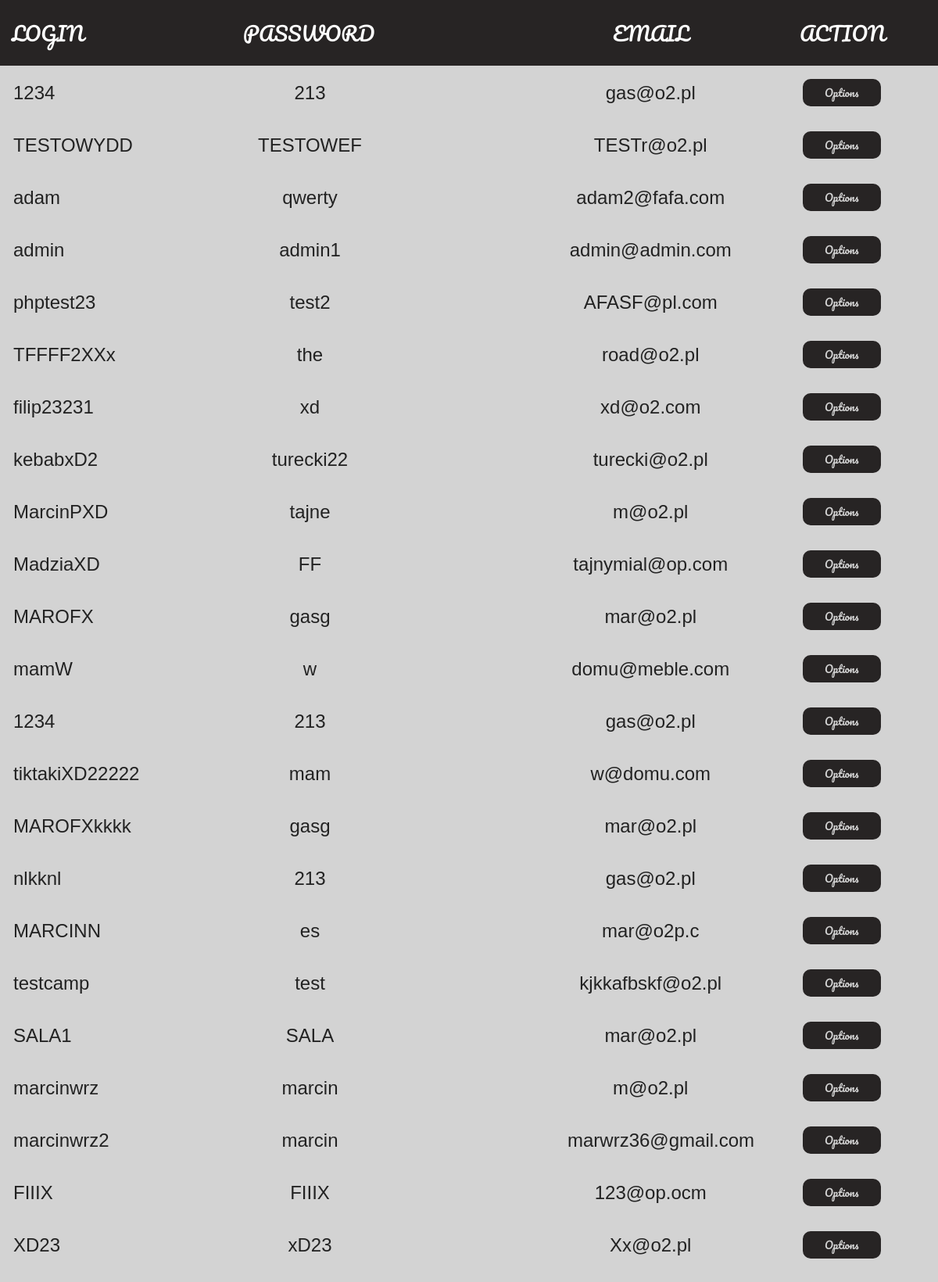
Page /_logowanie/index.php (signed in, upper part) on the committed database.
### tables this page shows
CREATE TABLE `osoba` (
  `id` int(11) NOT NULL,
  `userName` varchar(32) NOT NULL,
  `pass` varchar(32) NOT NULL,
  `email` varchar(32) NOT NULL,
  `userType` varchar(32) NOT NULL,
  `hasz` varchar(62) NOT NULL,
  `urlFoto` varchar(120) DEFAULT NULL
);

### _logowanie/src/View.php (called while the page is built, shortened)
<?php
class View
{
    public function render(string $page, array $params = []): void
    {
        require_once("templates/layout.php");
    }
}

### _logowanie/src/Controller/Controller.php (called while the page is built, shortened)
<?php
class Controller extends UserController
{
    public function run(): void
    {
        try {
            $this->logged();
            $this->view->render($this->page, $this->params);
        } catch (\Throwable $e) {
            throw new OperationException($e, 400);
        }
    }
}

### _logowanie/index.php (called while the page is built, shortened)
<?php
$request = new Request($_GET, $_POST);
try {
  $controller = new Controller($request);
  $controller->run();
} catch (ConfigurationException $e) {
  echo 'Proszę skontaktować się z administratorem';
} catch (ApplicationException $e) {
  echo '<h1>' . $e->getMessage() . '</h1>';
  echo $e;
} catch (\Throwable $e) {
  echo "<h1> Błąd aplikacji </h1>";
  echo $e;
}

### _logowanie/src/Database.php (called while the page is built, shortened)
<?php
class Database
{
    private PDO $connection;
    public function listUsers(): array
    {
        $query = "SELECT * from osoba";
        $result = $this->connection->query($query);
        return $result->fetchAll(PDO::FETCH_ASSOC);
    }
    private function createConnection(array $config): void
    {
        $dsn = "mysql:dbname={$config['database']};host=${config['host']}";
        $this->connection = new PDO(
            $dsn,
            $config['user'],
            $config['password'],
            [PDO::ATTR_ERRMODE => PDO::ERRMODE_EXCEPTION]
        );
    }
}

### _logowanie/src/Controller/UserController.php (called while the page is built, shortened)
<?php
class UserController
{
    protected static $configuration = [];
    protected Database $database;
    protected array $params = [];
    protected \GuzzleHttp\Client $client;
    public function __construct(Request $request)
    {
        $this->database = new Database(self::$configuration['db']);
        $this->client = new \GuzzleHttp\Client();
    }
    public function logged(): void
    {
        if (isset($_SESSION['zalogowany'])) {
            if ($_SESSION['zalogowany'] == 1) {
                $result = $this->database->loginPassword($_SESSION['user'], $_SESSION['pass']);
                $login = $result['userName'];
                $pass = $result['pass'];
                $hasz = $result['hasz'];
                $email = $result['email'];
                $this->params = ['login' => $login, 'email' => $email];
                $this->client->request('POST', 'http://tank.iai-system.com/api/user/edit', [
                    'form_params' => [
                        'login' => "$login",
                        'key' => "$hasz",
                        'status' => "online"
                    ]
                ]);
                $this->page = 'pageUser';
            } else if ($_SESSION['zalogowany'] == 2) {
                $this->params['tableUsers'] = $this->database->listUsers();
            } else {
            }
        }
    }
}

### _logowanie/templates/pages/panelAdmin.php (the view, shortened to what this page needs)
<div class="contentAdmin">
    <div class="tbl-header">
        <table cellpadding="0" cellspacing="0" border="0">
            <thead>
                <tr>
                    <th>LOGIN</th>
                    <th>PASSWORD</th>
                    <th>EMAIL</th>
                    <th>ACTION</th>
                </tr>
            </thead>
        </table>
    </div>
    <table cellpadding="0" cellsapcing="0" border="0">
        <tbody>
            <?php foreach ($params['tableUsers'] ?? [] as $user) : ?>
                <tr>
                    <td><?php echo  $user['userName'] ?></td>
                    <td><?php echo $user['pass'] ?></td>
                    <td><?php echo $user['email'] ?></td>
                    <td>
                        <button class="buttonMini"> <a href="/_logowanie/?action=showRecord&id=<?php echo (int) $user['id'] ?>">Options</a></button>
                    </td>
                </tr>
            <?php endforeach; ?>
        </tbody>
    </table>
</div>

### _logowanie/templates/layout.php (shortened to what this page needs)
<!DOCTYPE html>
<html lang="en">
<head>
    <link rel="stylesheet" href="/_logowanie/public/style.css">
</head>
<body>
    <div class="page">
        <?php require_once("templates/pages/$page.php"); ?>
    </div>
</body>
</html

### _logowanie/public/style.css (style rules this page uses)
* { margin: 0; padding: 0; }
body { margin: 0; padding: 0; background: url("gray_sand_@2X.png"); font-family: "Pacifico"; }
::placeholder { color: lightgray; opacity: 0.7; }
.button1 a, .button2 a, .buttonMini a { text-decoration: none; color: lightgray; transition: .3s; display: block; }
.contentAdmin { background-color: lightgray; width: 100%; height: 100%; font-family: Arial, "Helvetica Neue", Helvetica, sans-serif; }
table { width: 100%; height: 100%; table-layout: fixed; }
.tbl-header { font-family: "Pacifico"; background-color: rgb(39, 36, 36); color: lightgray; }
th { padding: 20px 15px; text-align: center; font-weight: 500; font-size: 25px; color: #fff; text-transform: uppercase; }
td { padding: 15px; text-align: center; vertical-align: middle; font-weight: 300; font-size: 24px; color: #222; }
tr>td:nth-child(1) { width: 50px; }
tr>th:nth-child(1) { width: 50px; }
tr>td:nth-child(2) { width: 50%; }
tr>th:nth-child(2) { width: 50%; }
.buttonMini { font-family: "Pacifico"; width: 100px; border: none; height: 35px; background-color: rgb(39, 36, 36); border-radius: 10px; border: 2px solid rgb(39, 36, 36); outline: none; color: lightgray; transition: .3s; }

### rows in the picture
osoba: userName "1234", pass "213", email "gas@o2.pl"
osoba: userName "TESTOWYDD", pass "TESTOWEF", email "TESTr@o2.pl"
osoba: userName "adam", pass "qwerty", email "adam2@fafa.com"
osoba: userName "admin", pass "admin1", email "admin@admin.com"
osoba: userName "phptest23", pass "test2", email "AFASF@pl.com"
osoba: userName "TFFFF2XXx", pass "the", email "road@o2.pl"
osoba: userName "filip23231", pass "xd", email "xd@o2.com"
osoba: userName "kebabxD2", pass "turecki22", email "turecki@o2.pl"
osoba: userName "MarcinPXD", pass "tajne", email "m@o2.pl"
osoba: userName "MadziaXD", pass "FF", email "tajnymial@op.com"
osoba: userName "MAROFX", pass "gasg", email "mar@o2.pl"
osoba: userName "mamW", pass "w", email "domu@meble.com"
osoba: userName "1234", pass "213", email "gas@o2.pl"
osoba: userName "tiktakiXD22222", pass "mam", email "w@domu.com"
osoba: userName "MAROFXkkkk", pass "gasg", email "mar@o2.pl"
osoba: userName "nlkknl", pass "213", email "gas@o2.pl"
osoba: userName "MARCINN", pass "es", email "mar@o2p.c"
osoba: userName "testcamp", pass "test", email "kjkkafbskf@o2.pl"
osoba: userName "SALA1", pass "SALA", email "mar@o2.pl"
osoba: userName "marcinwrz", pass "marcin", email "m@o2.pl"
osoba: userName "marcinwrz2", pass "marcin", email "marwrz36@gmail.com"
osoba: userName "FIIIX", pass "FIIIX", email "123@op.ocm"
osoba: userName "XD23", pass "xD23", email "Xx@o2.pl"
